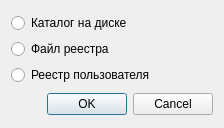
<?xml version="1.0" encoding="UTF-8"?>
<ui version="4.0">
 <class>DialogSelectDevice</class>
 <widget class="QDialog" name="DialogSelectDevice">
  <property name="geometry">
   <rect>
    <x>0</x>
    <y>0</y>
    <width>224</width>
    <height>128</height>
   </rect>
  </property>
  <property name="minimumSize">
   <size>
    <width>224</width>
    <height>128</height>
   </size>
  </property>
  <property name="maximumSize">
   <size>
    <width>224</width>
    <height>128</height>
   </size>
  </property>
  <property name="windowTitle">
   <string>Выбор устройства</string>
  </property>
  <layout class="QGridLayout" name="gridLayout">
   <item row="0" column="0">
    <layout class="QVBoxLayout" name="verticalLayout">
     <item>
      <widget class="QRadioButton" name="radioBtnFolder">
       <property name="text">
        <string>Каталог на диске</string>
       </property>
      </widget>
     </item>
     <item>
      <widget class="QRadioButton" name="radioBtnRegysty">
       <property name="text">
        <string>Файл реестра</string>
       </property>
      </widget>
     </item>
     <item>
      <widget class="QRadioButton" name="radioBtnUserRegysty">
       <property name="text">
        <string>Реестр пользователя</string>
       </property>
      </widget>
     </item>
    </layout>
   </item>
   <item row="1" column="0">
    <widget class="QDialogButtonBox" name="buttonBox">
     <property name="orientation">
      <enum>Qt::Horizontal</enum>
     </property>
     <property name="standardButtons">
      <set>QDialogButtonBox::Cancel|QDialogButtonBox::Ok</set>
     </property>
    </widget>
   </item>
  </layout>
 </widget>
 <resources/>
 <connections>
  <connection>
   <sender>buttonBox</sender>
   <signal>accepted()</signal>
   <receiver>DialogSelectDevice</receiver>
   <slot>accept()</slot>
   <hints>
    <hint type="sourcelabel">
     <x>248</x>
     <y>254</y>
    </hint>
    <hint type="destinationlabel">
     <x>157</x>
     <y>274</y>
    </hint>
   </hints>
  </connection>
  <connection>
   <sender>buttonBox</sender>
   <signal>rejected()</signal>
   <receiver>DialogSelectDevice</receiver>
   <slot>reject()</slot>
   <hints>
    <hint type="sourcelabel">
     <x>316</x>
     <y>260</y>
    </hint>
    <hint type="destinationlabel">
     <x>286</x>
     <y>274</y>
    </hint>
   </hints>
  </connection>
 </connections>
</ui>
